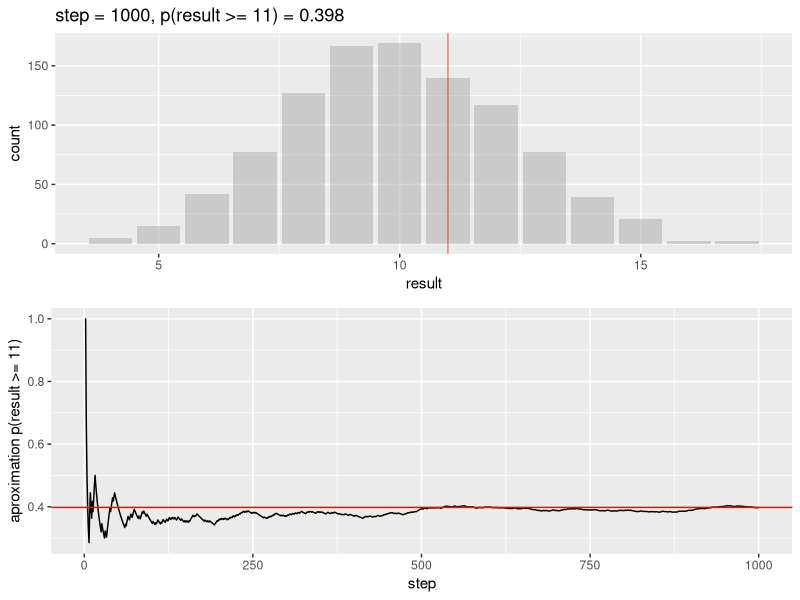

The R source for this figure:
################################################################################
# flipping a coin
# is it a fair coin?
# use randomize, repeat and reject - method to test it
################################################################################

# load packages
library(ggplot2)
library(gridExtra)
library(dplyr)

# flipping the coin & count heads
set.seed(109)

flipping <- 20
coin <- sample(0:1, flipping, replace = TRUE)
head <- sum(coin == 1)
head

################################################################################
# random + repeat
################################################################################

flipping <- 20
n <- 1000

result <- vector("numeric")
p_cum <- vector("numeric")
check <- 11

set.seed(100)
for (i in 1:n) {
  coin <- sample(0:1, flipping, replace = TRUE)
  head <- sum(coin == 1)

  result <- c(result, head)
  p_cum <- c(p_cum, sum(result >= check) / length(result))

} # for

################################################################################
# reject?
################################################################################

# how likely is this result?
check <- 11

# probability that the result is just random
p_random <- sum(result >= check) / length(result)

# result & visualisation
data_random <- data.frame(step = seq_along(result), result, p_cum)

p1 <- data_random %>%
  ggplot(aes(result)) +
  geom_bar(fill = "darkgrey", alpha = 0.5) +
  geom_vline(xintercept = check, color = "red", alpha = 0.5) +
  ggtitle(paste0("step = ", n, ", p(result >= ", check,") = ", p_random))

p2 <- data_random %>%
  ggplot(aes(step, p_cum)) +
  geom_line() +
  geom_hline(yintercept = p_random, color = "red") +
  ylab(paste0("aproximation p(result >= ", check, ")"))

grid.arrange(p1, p2, nrow = 2)
